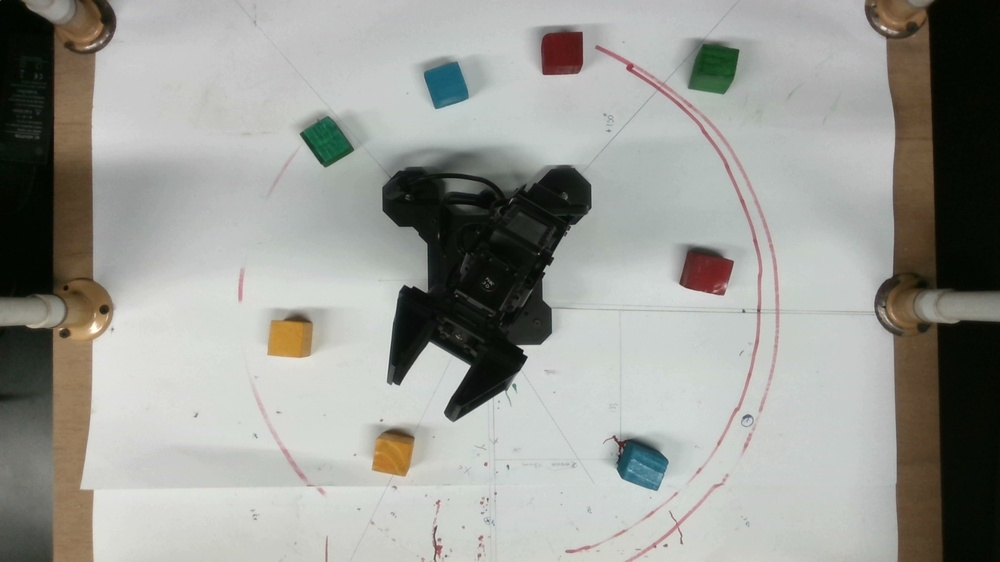
%> input picture Labs/Lab 7/picture.jpg, 1000 x 562 px, shrunk from 1600 x 900 before the run
$ octave lab7_kmeans.m   (GNU Octave 9; MATLAB toolbox functions it lacks are replaced by stand-ins)
%> lines starting %> are read from the running program, lines starting %| are printed output that depends on the picture; in (x1, y1, x2, y2) boxes, pixels count from 0 and x2, y2 are one past the last pixel; in counts of white or black regions, pixels touching at a corner belong together; the program's own positions count from 1
im = imread('picture.jpg');
%> im is the input picture: size 562x1000x3 uint8; mean R, G, B 153.7, 154.6, 149.2
img = im2double(im);

% Define the red color range in the RGB color space
%red range
min = [0.3 0 0];
max = [0.6 0.25 0.35];
% [9 lines of commented-out code are left out]
red_mask = (img(:,:,1) >= min(1)) & (img(:,:,1) <= max(1)) & (img(:,:,2) >= min(2)) & (img(:,:,2) <= max(2)) & (img(:,:,3) <= max(3)) & (img(:,:,3) >= min(3));
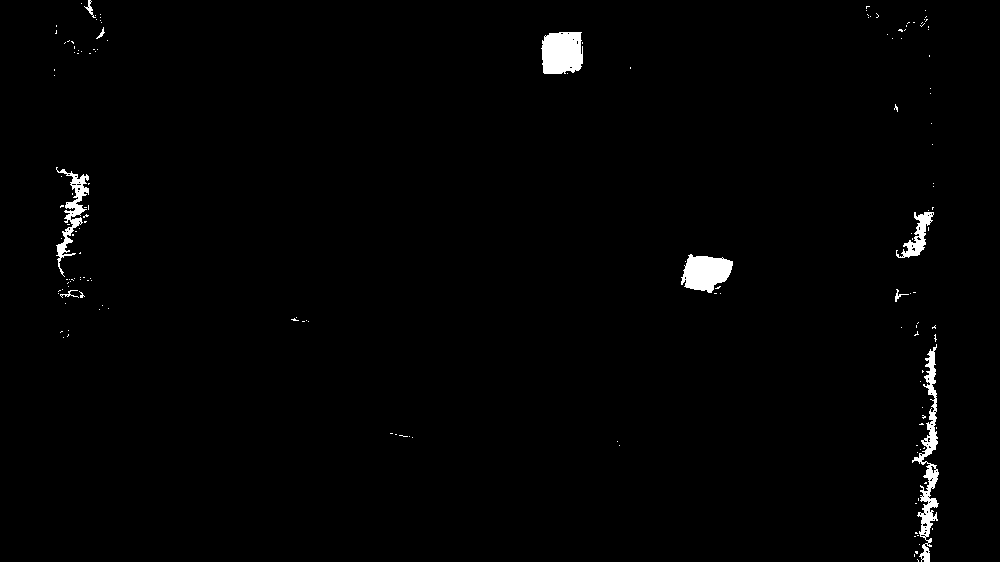
%> red_mask: size 562x1000 logical; 1.2% white; 155 white regions (146 under 20 px), largest, box (x1, y1, x2, y2) and area: (912, 344, 939, 562) 1744, (541, 32, 583, 74) 1555, (681, 254, 733, 293) 1393

% Clean up the mask using morphological operations
se = strel('square', 10);
red_mask = imclose(imopen(red_mask, se), se);
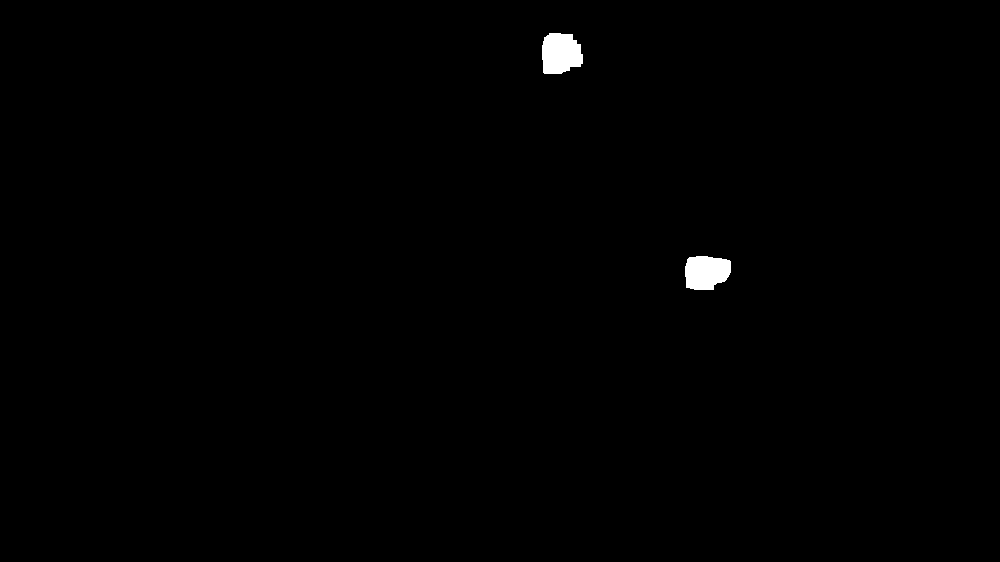
%> red_mask: size 562x1000 logical; 0.48% white; 2 white regions, box (x1, y1, x2, y2) and area: (542, 33, 583, 74) 1389, (685, 256, 731, 290) 1304

% Find connected components in the mas
cc = bwconncomp(red_mask );
%> cc = 2 connected components
% Extract the location of the red cubes as a list of centroids
stats = regionprops(cc, 'Centroid');
%> stats = 2 regions; Centroid: [561.2 54.1], [706.9 272.8]
red_cubes = cat(1, stats.Centroid);
%> red_cubes = [561.2 54.14; 706.9 272.8]
disp(red_cubes);
%|    561.214    54.138
%|    706.865   272.834
disp(size(red_cubes));
%|    2   2
% Display the image with the red cubes marked
imshow(img);
hold on;
plot(red_cubes(:,1), red_cubes(:,2), 'ro', 'MarkerSize', 10, 'LineWidth', 2);
red_cubes
%> red_cubes = [561.2 54.14; 706.9 272.8]

%blue
% min = [0 0 0.55];
% max = [0.4 0.5 1];
min = [0 0.2 0.2];
% blue not working
max = [0.01 0.4 0.4];
blue_mask = (img(:,:,1) >= min(1)) & (img(:,:,1) <= max(1)) & (img(:,:,2) >= min(2)) & (img(:,:,2) <= max(2)) & (img(:,:,3) <= max(3)) & (img(:,:,3) >= min(3));
%> blue_mask: size 562x1000 logical; every value is 0

% Clean up the mask using morphological operations
se = strel('square', 10);
blue_mask = imclose(imopen(blue_mask, se), se);

% Find connected components in the mas
cc = bwconncomp(blue_mask);
%> cc = 0 connected components
% Extract the location of the red cubes as a list of centroids
stats = regionprops(cc, 'Centroid');
%> stats = 0 regions
blue_cubes = cat(1, stats.Centroid);
%> blue_cubes = []
disp(blue_cubes);
%| [](0x0)
disp(size(blue_cubes));
%|    0   0
% Display the image with the red cubes marked

plot(blue_cubes(:,1), blue_cubes(:,2), 'bo', 'MarkerSize', 10, 'LineWidth', 2);
%> (this line was passed over: plot is not available in this run)
hold on;

% yellow
min = [0.6 0.3 0.1];
max = [1 0.6 0.4];
yellow_mask = (img(:,:,1) >= min(1)) & (img(:,:,1) <= max(1)) & (img(:,:,2) >= min(2)) & (img(:,:,2) <= max(2)) & (img(:,:,3) <= max(3)) & (img(:,:,3) >= min(3));
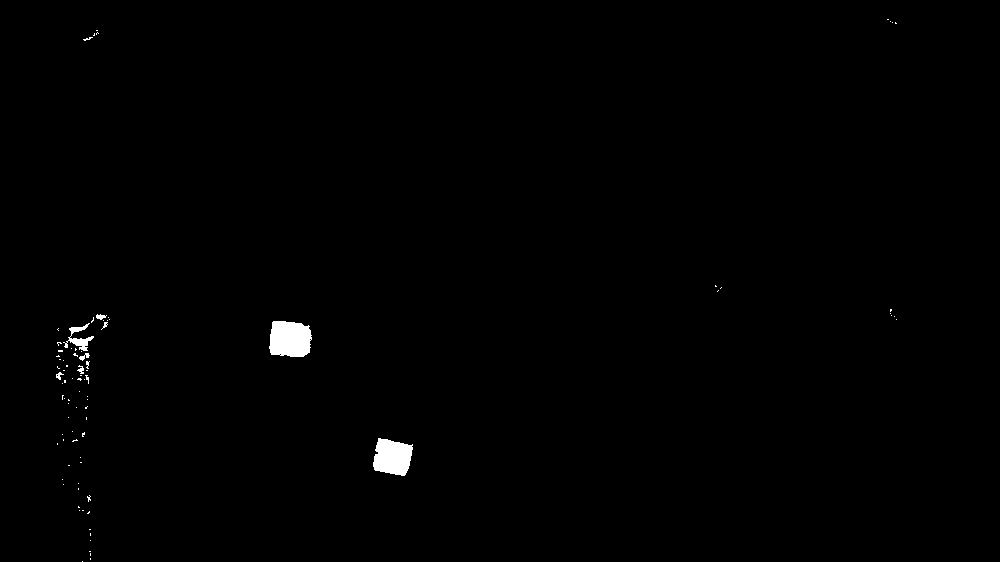
%> yellow_mask: size 562x1000 logical; 0.57% white; 87 white regions (79 under 20 px), largest, box (x1, y1, x2, y2) and area: (269, 321, 312, 357) 1324, (373, 438, 413, 476) 1146, (63, 323, 94, 351) 290

% Clean up the mask using morphological operations
se = strel('square', 10);
yellow_mask = imclose(imopen(yellow_mask, se), se);
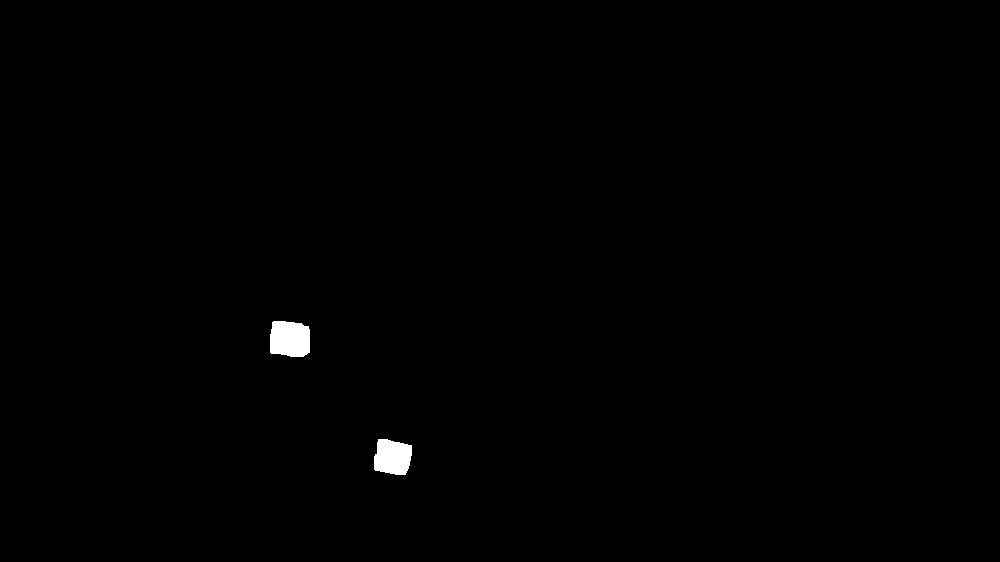
%> yellow_mask: size 562x1000 logical; 0.43% white; 2 white regions, box (x1, y1, x2, y2) and area: (270, 321, 310, 357) 1290, (374, 439, 412, 475) 1122

% Find connected components in the mas
cc = bwconncomp(yellow_mask);
%> cc = 2 connected components
% Extract the location of the red cubes as a list of centroids
stats = regionprops(cc, 'Centroid');
%> stats = 2 regions; Centroid: [290.4 339.7], [393.2 457.8]
yellow_cubes = cat(1, stats.Centroid);
%> yellow_cubes = [290.4 339.7; 393.2 457.8]
disp(yellow_cubes);
%|    290.44   339.66
%|    393.23   457.84
disp(size(yellow_cubes));
%|    2   2
% Display the image with the red cubes marked

plot(yellow_cubes(:,1), yellow_cubes(:,2), 'yo', 'MarkerSize', 10, 'LineWidth', 2);
hold on;

% green
% min = [0 0.4 0.4];
% max = [0.4 1 0.55];
min = [0 0.2 0.09];
max = [0.18 0.6 0.3];
green_mask = (img(:,:,1) >= min(1)) & (img(:,:,1) <= max(1)) & (img(:,:,2) >= min(2)) & (img(:,:,2) <= max(2)) & (img(:,:,3) <= max(3)) & (img(:,:,3) >= min(3));
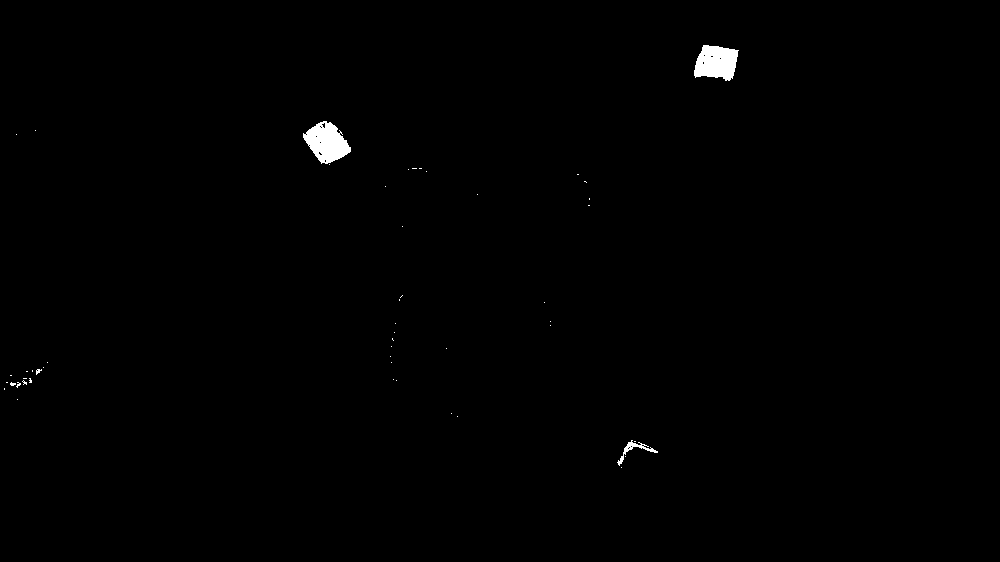
%> green_mask: size 562x1000 logical; 0.5% white; 50 white regions (46 under 20 px), largest, box (x1, y1, x2, y2) and area: (303, 121, 351, 164) 1267, (694, 45, 739, 81) 1194, (617, 440, 658, 466) 195, (36, 369, 42, 375) 20

% Clean up the mask using morphological operations
se = strel('square', 10);
green_mask = imclose(imopen(green_mask, se), se);
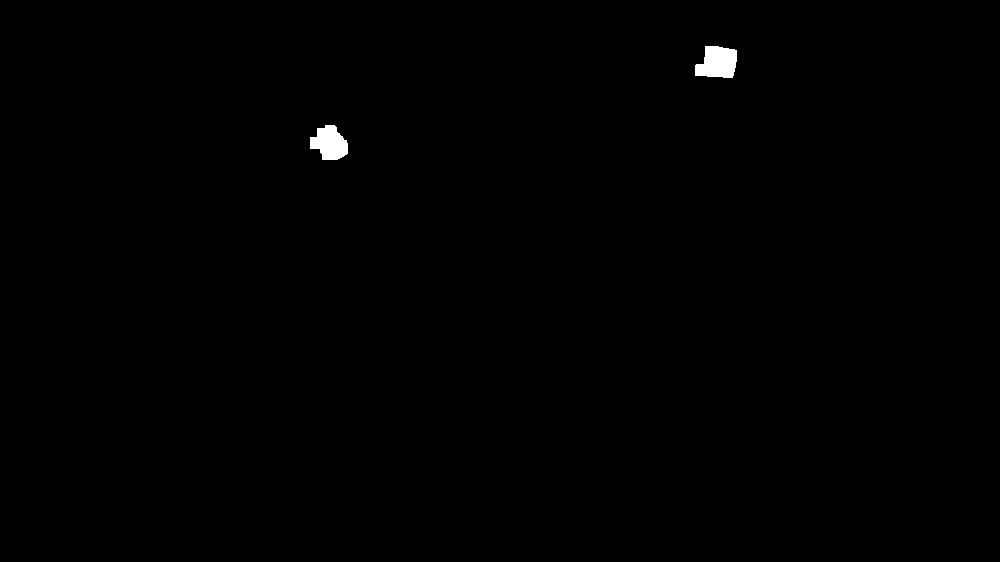
%> green_mask: size 562x1000 logical; 0.35% white; 2 white regions, box (x1, y1, x2, y2) and area: (695, 46, 737, 78) 1054, (310, 125, 348, 160) 933

% Find connected components in the mas
cc = bwconncomp(green_mask);
% Extract the location of the red cubes as a list of centroids
stats = regionprops(cc, 'Centroid');
%> stats = 2 regions; Centroid: [330.3 143.9], [718.3 63.4]
green_cubes = cat(1, stats.Centroid);
%> green_cubes = [330.3 143.9; 718.3 63.36]
disp(green_cubes);
%|    330.290   143.910
%|    718.340    63.361
disp(size(green_cubes));
%|    2   2
% Display the image with the red cubes marked

plot(green_cubes(:,1), green_cubes(:,2), 'go', 'MarkerSize', 10, 'LineWidth', 2);
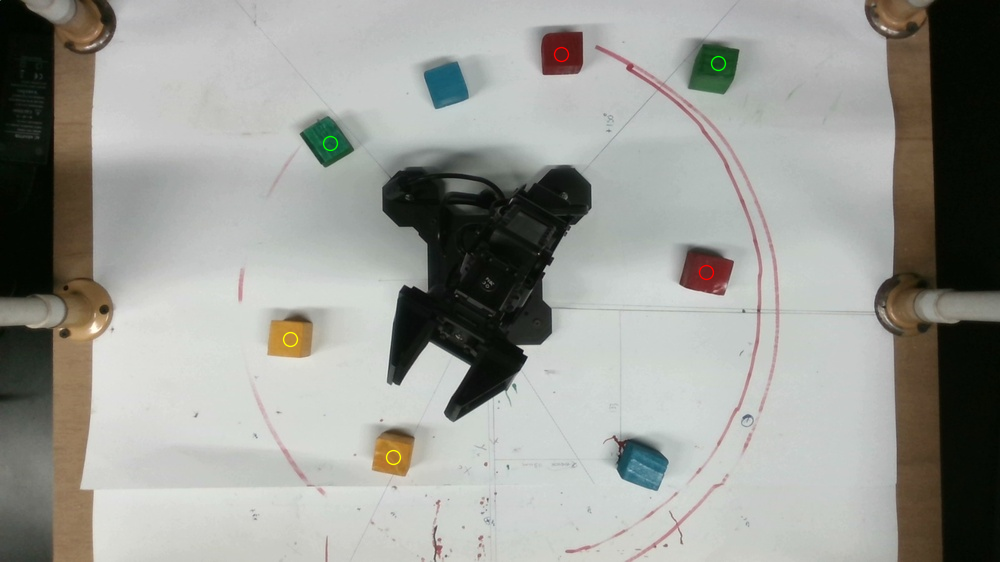
%> figure redrawn from the program's plot data
hold on;

cc = bwconncomp(green_mask);k
%> (this line was passed over: k is not available in this run)
cc = bwconncomp(yellow_mask);k
%> (this line was passed over: k is not available in this run)
cc = bwconncomp(blue_mask);k
%> after `cc = bwconncomp(blue_mask)`: cc = 0 connected components
%> (this line was passed over: k is not available in this run)
cc = bwconncomp(red_mask);
%> cc = 2 connected components


% [47 lines of commented-out code are left out]

$ run again, with Labs/Lab 7/IMG-20230324-WA0038.jpg copied over Labs/Lab 7/picture.jpg
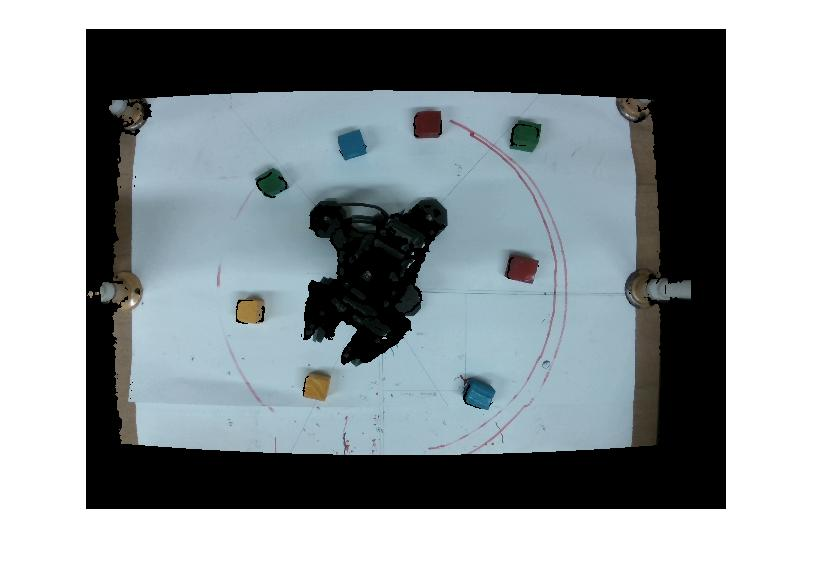
%> input picture Labs/Lab 7/IMG-20230324-WA0038.jpg, 814 x 573 px
%> im is the input picture: size 573x814x3 uint8; mean R, G, B 142.7, 150.6, 154.1
%> `red_mask = (img(:,:,1) >= min(1)) & (img(:,:,1) <= max(1)) & (img(:,:,..`:
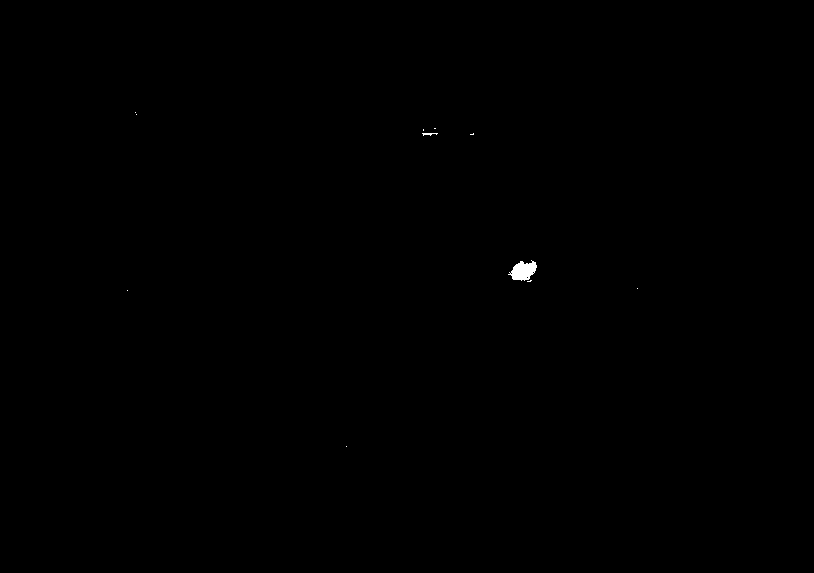
%> red_mask: size 573x814 logical; 0.09% white; 11 white regions (9 under 20 px), largest, box (x1, y1, x2, y2) and area: (508, 260, 537, 281) 375, (422, 133, 438, 136) 28
%> `cc = bwconncomp(red_mask );`: cc = 1 connected component
%> `stats = regionprops(cc, 'Centroid');`: stats = 1 region; Centroid: [523.1 272.2]
%> `red_cubes = cat(1, stats.Centroid);`: red_cubes = [523.1 272.2]
%|    523.10   272.17
%|    1   2
%> `cc = bwconncomp(blue_mask);`: cc = 0 connected components
%> `stats = regionprops(cc, 'Centroid');`: stats = 0 regions
%> blue_cubes = []
%| [](0x0)
%|    0   0
%> `cc = bwconncomp(yellow_mask);`: cc = 1 connected component
%> `stats = regionprops(cc, 'Centroid');`: stats = 1 region; Centroid: [246.9 313.6]
%> yellow_cubes = [246.9 313.6]
%|    246.90   313.59
%|    1   2
%> `cc = bwconncomp(green_mask);`: cc = 2 connected components
%> `stats = regionprops(cc, 'Centroid');`: stats = 2 regions; Centroid: [272.5 185.8], [527.5 137.6]
%> green_cubes = [272.5 185.8; 527.5 137.6]
%|    272.47   185.76
%|    527.49   137.62
%|    2   2
%> `plot(green_cubes(:,1), green_cubes(:,2), 'go', 'MarkerSize', 10, 'Line..`:
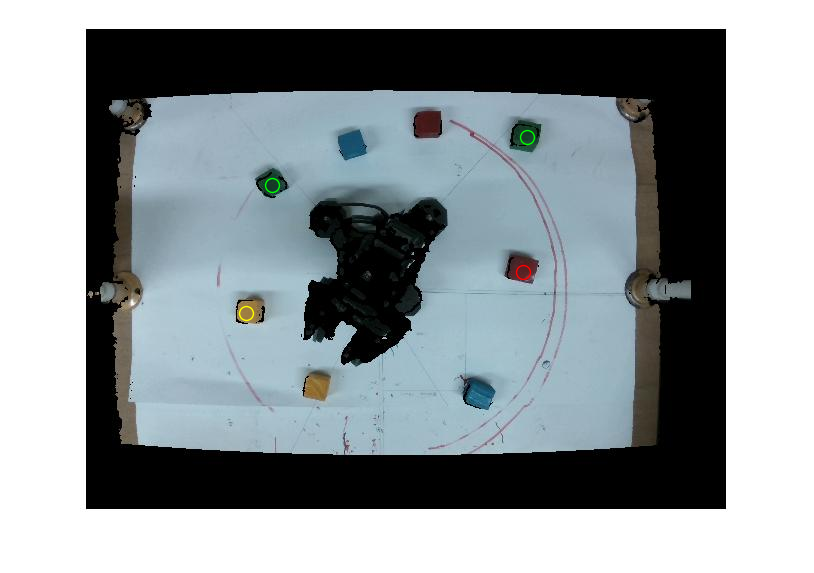
%> figure redrawn from the program's plot data
%> `cc = bwconncomp(yellow_mask)`: cc = 1 connected component
%> `cc = bwconncomp(blue_mask)`: cc = 0 connected components
%> `cc = bwconncomp(red_mask);`: cc = 1 connected component
